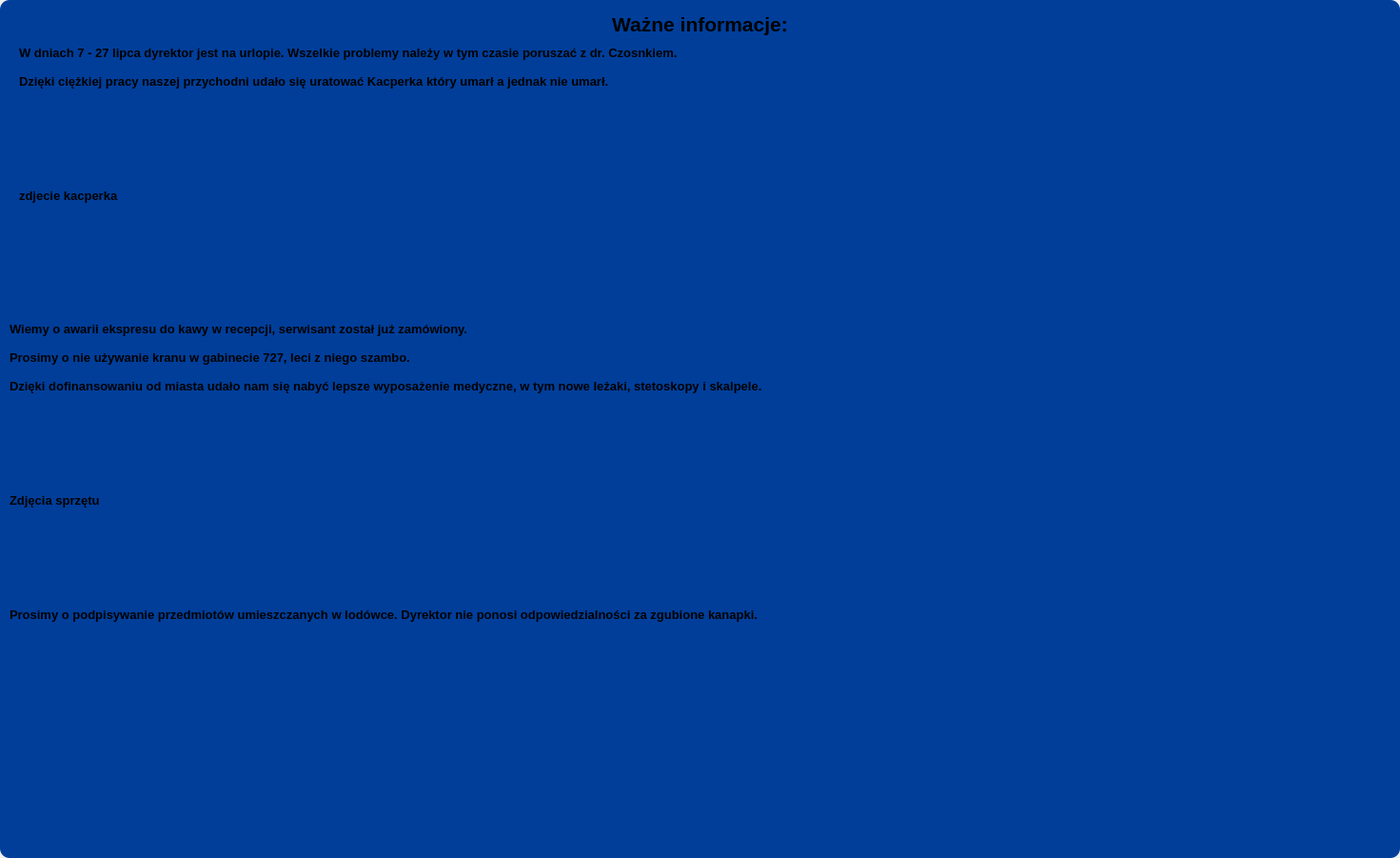
<?xml version="1.0" encoding="UTF-8"?>
<ui version="4.0">
 <class>main</class>
 <widget class="QWidget" name="main">
  <property name="geometry">
   <rect>
    <x>0</x>
    <y>0</y>
    <width>1471</width>
    <height>901</height>
   </rect>
  </property>
  <property name="windowTitle">
   <string>Form</string>
  </property>
  <widget class="QFrame" name="frame_5">
   <property name="geometry">
    <rect>
     <x>0</x>
     <y>0</y>
     <width>1471</width>
     <height>901</height>
    </rect>
   </property>
   <property name="styleSheet">
    <string notr="true">background-color: rgb(0, 62, 154);
border-radius: 10px;</string>
   </property>
   <property name="frameShape">
    <enum>QFrame::Shape::StyledPanel</enum>
   </property>
   <property name="frameShadow">
    <enum>QFrame::Shadow::Raised</enum>
   </property>
   <widget class="QLabel" name="label_17">
    <property name="geometry">
     <rect>
      <x>20</x>
      <y>10</y>
      <width>1431</width>
      <height>31</height>
     </rect>
    </property>
    <property name="font">
     <font>
      <pointsize>16</pointsize>
      <bold>true</bold>
     </font>
    </property>
    <property name="layoutDirection">
     <enum>Qt::LayoutDirection::LeftToRight</enum>
    </property>
    <property name="styleSheet">
     <string notr="true">background-color: rgb(0, 62, 154);</string>
    </property>
    <property name="text">
     <string>Ważne informacje:</string>
    </property>
    <property name="textFormat">
     <enum>Qt::TextFormat::RichText</enum>
    </property>
    <property name="alignment">
     <set>Qt::AlignmentFlag::AlignCenter</set>
    </property>
   </widget>
   <widget class="QLabel" name="label_18">
    <property name="geometry">
     <rect>
      <x>20</x>
      <y>40</y>
      <width>881</width>
      <height>31</height>
     </rect>
    </property>
    <property name="font">
     <font>
      <pointsize>10</pointsize>
      <bold>true</bold>
     </font>
    </property>
    <property name="layoutDirection">
     <enum>Qt::LayoutDirection::LeftToRight</enum>
    </property>
    <property name="styleSheet">
     <string notr="true">background-color: rgb(0, 62, 154);</string>
    </property>
    <property name="text">
     <string>W dniach 7 - 27 lipca dyrektor jest na urlopie. Wszelkie problemy należy w tym czasie poruszać z dr. Czosnkiem.</string>
    </property>
    <property name="textFormat">
     <enum>Qt::TextFormat::RichText</enum>
    </property>
    <property name="alignment">
     <set>Qt::AlignmentFlag::AlignLeading|Qt::AlignmentFlag::AlignLeft|Qt::AlignmentFlag::AlignVCenter</set>
    </property>
   </widget>
   <widget class="QLabel" name="label_19">
    <property name="geometry">
     <rect>
      <x>20</x>
      <y>70</y>
      <width>881</width>
      <height>31</height>
     </rect>
    </property>
    <property name="font">
     <font>
      <pointsize>10</pointsize>
      <bold>true</bold>
     </font>
    </property>
    <property name="layoutDirection">
     <enum>Qt::LayoutDirection::LeftToRight</enum>
    </property>
    <property name="styleSheet">
     <string notr="true">background-color: rgb(0, 62, 154);</string>
    </property>
    <property name="text">
     <string>Dzięki ciężkiej pracy naszej przychodni udało się uratować Kacperka który umarł a jednak nie umarł.</string>
    </property>
    <property name="textFormat">
     <enum>Qt::TextFormat::RichText</enum>
    </property>
    <property name="alignment">
     <set>Qt::AlignmentFlag::AlignLeading|Qt::AlignmentFlag::AlignLeft|Qt::AlignmentFlag::AlignVCenter</set>
    </property>
   </widget>
   <widget class="QLabel" name="label_20">
    <property name="geometry">
     <rect>
      <x>20</x>
      <y>100</y>
      <width>881</width>
      <height>211</height>
     </rect>
    </property>
    <property name="font">
     <font>
      <pointsize>10</pointsize>
      <bold>true</bold>
     </font>
    </property>
    <property name="layoutDirection">
     <enum>Qt::LayoutDirection::LeftToRight</enum>
    </property>
    <property name="styleSheet">
     <string notr="true">background-color: rgb(0, 62, 154);</string>
    </property>
    <property name="text">
     <string>zdjecie kacperka</string>
    </property>
    <property name="textFormat">
     <enum>Qt::TextFormat::RichText</enum>
    </property>
    <property name="alignment">
     <set>Qt::AlignmentFlag::AlignLeading|Qt::AlignmentFlag::AlignLeft|Qt::AlignmentFlag::AlignVCenter</set>
    </property>
   </widget>
   <widget class="QLabel" name="label_21">
    <property name="geometry">
     <rect>
      <x>10</x>
      <y>330</y>
      <width>881</width>
      <height>31</height>
     </rect>
    </property>
    <property name="font">
     <font>
      <pointsize>10</pointsize>
      <bold>true</bold>
     </font>
    </property>
    <property name="layoutDirection">
     <enum>Qt::LayoutDirection::LeftToRight</enum>
    </property>
    <property name="styleSheet">
     <string notr="true">background-color: rgb(0, 62, 154);</string>
    </property>
    <property name="text">
     <string>Wiemy o awarii ekspresu do kawy w recepcji, serwisant został już zamówiony.</string>
    </property>
    <property name="textFormat">
     <enum>Qt::TextFormat::RichText</enum>
    </property>
    <property name="alignment">
     <set>Qt::AlignmentFlag::AlignLeading|Qt::AlignmentFlag::AlignLeft|Qt::AlignmentFlag::AlignVCenter</set>
    </property>
   </widget>
   <widget class="QLabel" name="label_22">
    <property name="geometry">
     <rect>
      <x>10</x>
      <y>360</y>
      <width>881</width>
      <height>31</height>
     </rect>
    </property>
    <property name="font">
     <font>
      <pointsize>10</pointsize>
      <bold>true</bold>
     </font>
    </property>
    <property name="layoutDirection">
     <enum>Qt::LayoutDirection::LeftToRight</enum>
    </property>
    <property name="styleSheet">
     <string notr="true">background-color: rgb(0, 62, 154);</string>
    </property>
    <property name="text">
     <string>Prosimy o nie używanie kranu w gabinecie 727, leci z niego szambo.</string>
    </property>
    <property name="textFormat">
     <enum>Qt::TextFormat::RichText</enum>
    </property>
    <property name="alignment">
     <set>Qt::AlignmentFlag::AlignLeading|Qt::AlignmentFlag::AlignLeft|Qt::AlignmentFlag::AlignVCenter</set>
    </property>
   </widget>
   <widget class="QLabel" name="label_23">
    <property name="geometry">
     <rect>
      <x>10</x>
      <y>390</y>
      <width>881</width>
      <height>31</height>
     </rect>
    </property>
    <property name="font">
     <font>
      <pointsize>10</pointsize>
      <bold>true</bold>
     </font>
    </property>
    <property name="layoutDirection">
     <enum>Qt::LayoutDirection::LeftToRight</enum>
    </property>
    <property name="styleSheet">
     <string notr="true">background-color: rgb(0, 62, 154);</string>
    </property>
    <property name="text">
     <string>Dzięki dofinansowaniu od miasta udało nam się nabyć lepsze wyposażenie medyczne, w tym nowe leżaki, stetoskopy i skalpele. </string>
    </property>
    <property name="textFormat">
     <enum>Qt::TextFormat::RichText</enum>
    </property>
    <property name="alignment">
     <set>Qt::AlignmentFlag::AlignLeading|Qt::AlignmentFlag::AlignLeft|Qt::AlignmentFlag::AlignVCenter</set>
    </property>
   </widget>
   <widget class="QLabel" name="label_24">
    <property name="geometry">
     <rect>
      <x>10</x>
      <y>630</y>
      <width>881</width>
      <height>31</height>
     </rect>
    </property>
    <property name="font">
     <font>
      <pointsize>10</pointsize>
      <bold>true</bold>
     </font>
    </property>
    <property name="layoutDirection">
     <enum>Qt::LayoutDirection::LeftToRight</enum>
    </property>
    <property name="styleSheet">
     <string notr="true">background-color: rgb(0, 62, 154);</string>
    </property>
    <property name="text">
     <string>Prosimy o podpisywanie przedmiotów umieszczanych w lodówce. Dyrektor nie ponosi odpowiedzialności za zgubione kanapki.</string>
    </property>
    <property name="textFormat">
     <enum>Qt::TextFormat::RichText</enum>
    </property>
    <property name="alignment">
     <set>Qt::AlignmentFlag::AlignLeading|Qt::AlignmentFlag::AlignLeft|Qt::AlignmentFlag::AlignVCenter</set>
    </property>
   </widget>
   <widget class="QLabel" name="label_25">
    <property name="geometry">
     <rect>
      <x>10</x>
      <y>510</y>
      <width>881</width>
      <height>31</height>
     </rect>
    </property>
    <property name="font">
     <font>
      <pointsize>10</pointsize>
      <bold>true</bold>
     </font>
    </property>
    <property name="layoutDirection">
     <enum>Qt::LayoutDirection::LeftToRight</enum>
    </property>
    <property name="styleSheet">
     <string notr="true">background-color: rgb(0, 62, 154);</string>
    </property>
    <property name="text">
     <string>Zdjęcia sprzętu</string>
    </property>
    <property name="textFormat">
     <enum>Qt::TextFormat::RichText</enum>
    </property>
    <property name="alignment">
     <set>Qt::AlignmentFlag::AlignLeading|Qt::AlignmentFlag::AlignLeft|Qt::AlignmentFlag::AlignVCenter</set>
    </property>
   </widget>
  </widget>
 </widget>
 <resources/>
 <connections/>
</ui>
